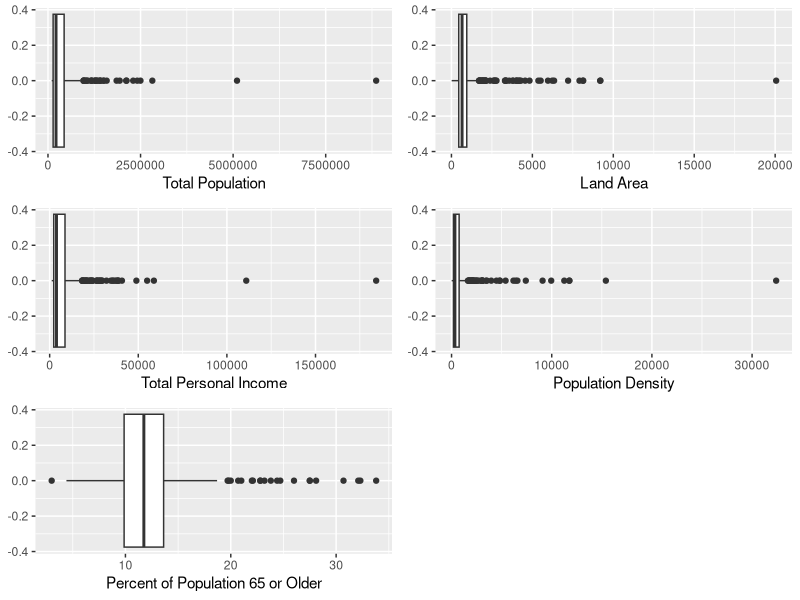
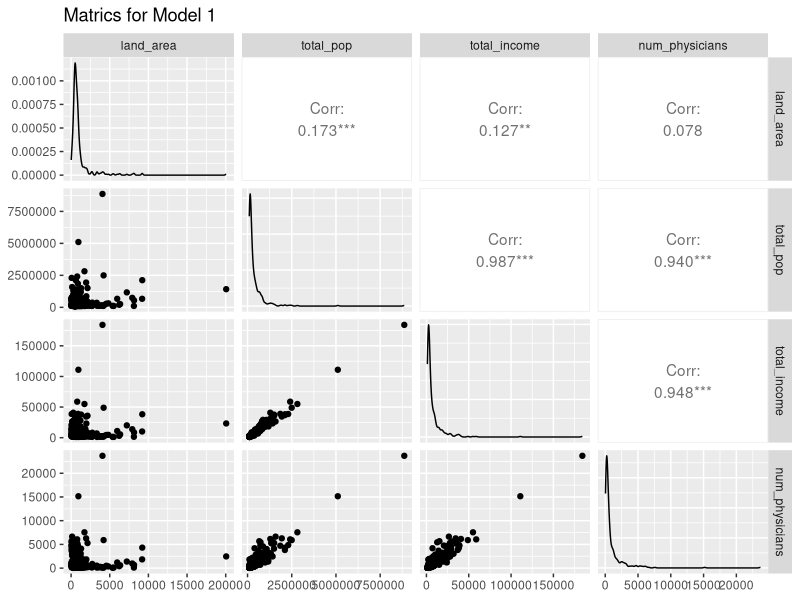
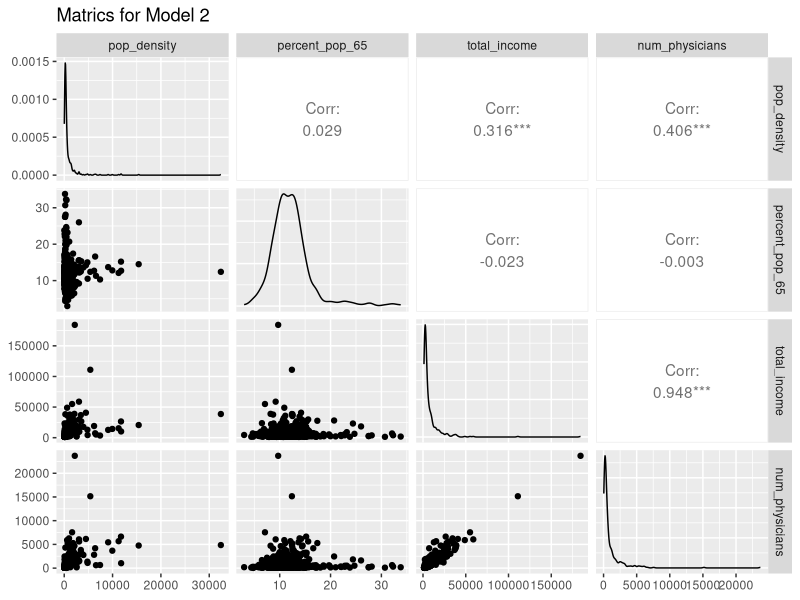
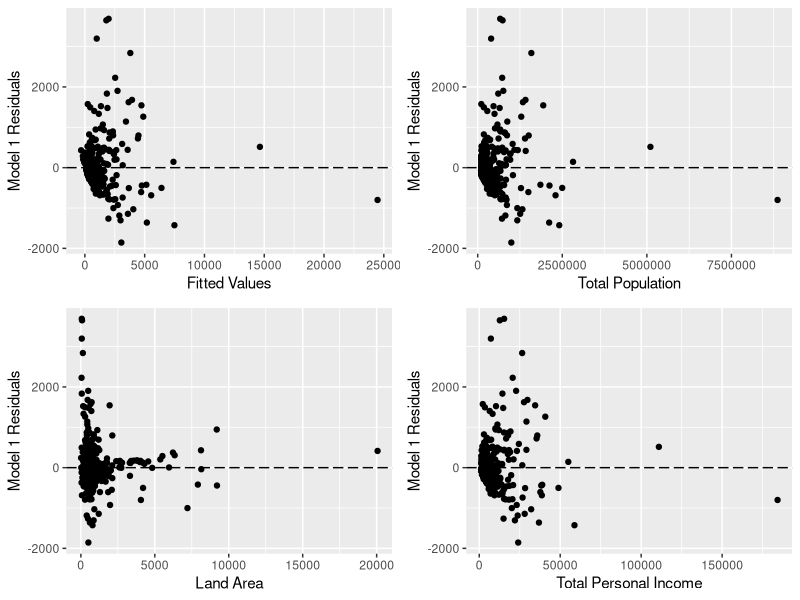
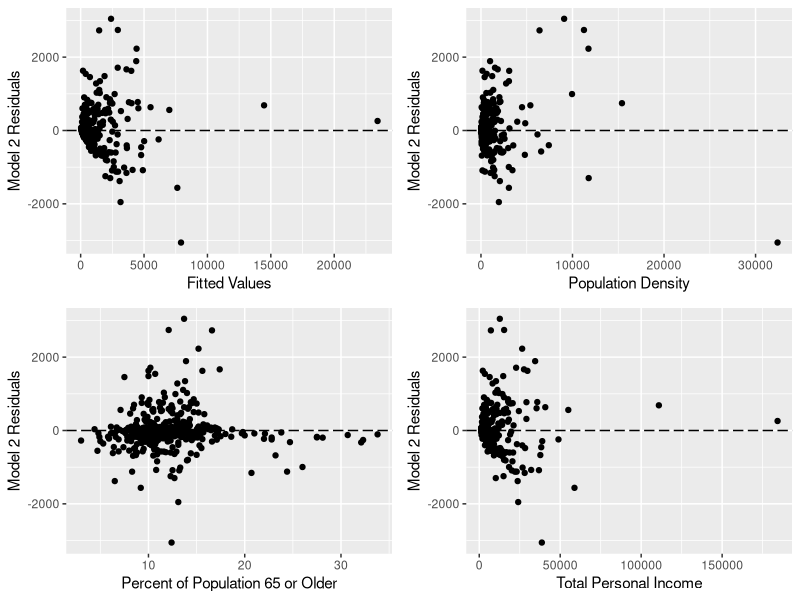
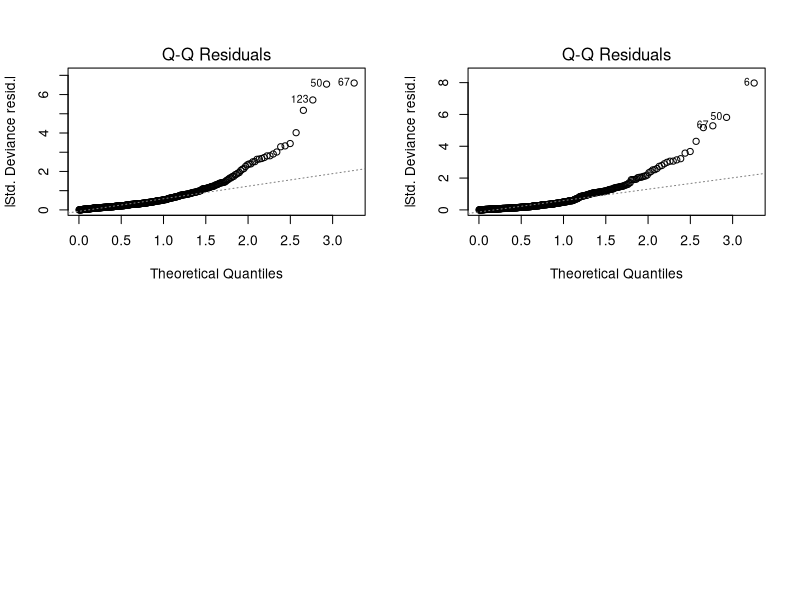

The R source for these figures, in order:
## ---- chunk 1
knitr::opts_chunk$set(echo = TRUE)
## ---- chunk 2
# tinytex::install_tinytex()
## ---- chunk 3
setwd("~/Documents/Hunter College/Spring 2021/Stat 707/HW")
library(ggplot2)
library(dplyr)
library(gridExtra)
library(GGally)
## ---- chunk 4
# Make Z matrix from textbook
data <- matrix(c(7,4,16,3,21,8,33,41,7,49,5,31,42,33,75,28,91,55), nrow = 3, ncol = 6, byrow = TRUE); data
## ---- chunk 5
# Separate X and Y matrices
Y <- matrix(c(42,33,75,28,91,55), nrow = 6, ncol = 1, byrow = TRUE); Y
X <- matrix(c(1,7,33,1,4,41,1,16,7,1,3,49,1,21,5,1,8,31), ncol = 3, byrow = T); X

# Transpose of X matrix
X_t <- t(X); X_t

# Transposed X times X
X_tX <- X_t %*% X; X_tX

# Transposed X times Y
X_tY <- X_t %*% Y; X_tY

# Inverse of X'X
X_tX_inv <- solve((X_tX)); X_tX_inv
## ---- chunk 6
# (X'X)^-1 times X'Y
b <- X_tX_inv %*% X_tY ; b
## ---- chunk 7
# Check using Linear model 

# Transpose matrix
t_data <- t(data)
Z <- as.data.frame(t_data)

lm <- lm(V3 ~ V1 + V2, data = Z); lm
## ---- chunk 8
e <- Y - (X %*% b); e
## ---- chunk 9
H <- X %*% X_tX_inv %*% X_t; H
## ---- chunk 10
# n = 6

# Create J matrix
J <-  matrix(1, 6, 6)

# Transpose of b
b_t <- t(b)

# Transpose of Y
Y_t <- t(Y)

# Multiplication
b_tX_t <- b_t %*% X_t; b_tX_t

Y_tJ <- Y_t %*% J; Y_tJ
z <- (1/6) %*%Y_tJ; z

# Subtraction
a <- b_tX_t - z; a
## ---- chunk 11
# Multiply whole thing by Y
SSR <- a %*% Y; SSR 
## ---- chunk 12
# Check using linear model
anova(lm)
# sum squared V1 + V2 should add up to 3009.926
## ---- chunk 13
# SSE = Y'Y - b'X'Y; (sum of squares of error)
SSE <- (Y_t %*% Y) - (b_t %*% X_t %*% Y); SSE
# SSE should equal the residuals sum sq of the anova test

# MSE = SSE/(n-p); (mean square error)
MSE <- SSE / (6-3); MSE
# MSE should equal the residuals mean sq of the anova test
## ---- chunk 14
# s^2{b}
s_sq_b <- 20.69118 * X_tX_inv; s_sq_b
## ---- chunk 15
# Create vector
X_h <- cbind(c(1, 10, 30)); X_h
X_h_t <- t(X_h); X_h_t
## ---- chunk 16
Yhat_h <- X_h_t %*% b; Yhat_h 
## ---- chunk 17
s_sq_Yhat_h <- X_h_t %*% s_sq_b %*% X_h; s_sq_Yhat_h
## ---- chunk 18
# import county demographic information (CDI)
CDI <- read.csv("CDI_Data.csv", header = F)

names(CDI) <- c("ID", "county", "state", "land_area", "total_pop", "precent_pop_18_34", "percent_pop_65", "num_physicians", "n_hospital_beds", "total_crimes", "percent_hs_grads", "percent_bach", "percent_pov", "percent_unemploy", "per_capita", "total_income", "geographic_region")

# create X1 variable, total population divided by land area
CDI$pop_density <- CDI$total_pop/CDI$land_area
## ---- chunk 19
par(mfrow=c(2,2))

p1 <- ggplot(data = CDI, mapping = aes(x = total_pop)) + geom_boxplot() + labs(x = "Total Population")
p2 <- ggplot(data = CDI, mapping = aes(x = land_area)) + geom_boxplot() + labs(x = "Land Area")
p3 <- ggplot(data = CDI, mapping = aes(x = total_income)) + geom_boxplot() + labs(x = "Total Personal Income")
p4 <- ggplot(data = CDI, mapping = aes(x = pop_density)) + geom_boxplot() + labs(x = "Population Density")
p5 <- ggplot(data = CDI, mapping = aes(x = percent_pop_65)) + geom_boxplot() + labs(x = "Percent of Population 65 or Older")

grid.arrange(p1, p2, p3, p4, p5, ncol = 2)
## ---- chunk 20
# Combined scatter plot matrix, density plot, and correlation matrix

# Matrices for Model 1
ggpairs(CDI, columns = c(4,5,16,8),  title = "Matrics for Model 1")

# Matrices for Model 2
ggpairs(CDI, columns = c(18,7,16,8), title = "Matrics for Model 2")
## ---- chunk 21
# For model 1
m1_mod <- glm(num_physicians ~ total_pop + land_area + total_income, data = CDI); m1_mod

# For model 2
m2_mod <- glm(num_physicians ~ pop_density + percent_pop_65 + total_income, data = CDI); m2_mod
## ---- chunk 22
m1_r_sq <- with(summary(m1_mod), 1 - deviance/null.deviance); m1_r_sq
m2_r_sq <- with(summary(m2_mod), 1 - deviance/null.deviance); m2_r_sq
## ---- chunk 23
CDI$m1_res <- residuals(m1_mod)
CDI$m1_pred <- predict(m1_mod)

par(mfrow=c(2,2))

p1 <- CDI %>% 
  ggplot(aes(x = m1_pred, y = m1_res)) +
  geom_point() +
  geom_hline(yintercept = 0, linetype = "longdash") +
  labs(x = "Fitted Values", y = "Model 1 Residuals")

p2 <- CDI %>% 
  ggplot(aes(x = total_pop, y = m1_res)) +
  geom_point() +
  geom_hline(yintercept = 0, linetype = "longdash") +
  labs(x = "Total Population", y = "Model 1 Residuals")

p3 <- CDI %>% 
  ggplot(aes(x = land_area, y = m1_res)) +
  geom_point() +
  geom_hline(yintercept = 0, linetype = "longdash") +
  labs(x = "Land Area", y = "Model 1 Residuals")

p4 <- CDI %>% 
  ggplot(aes(x = total_income, y = m1_res)) +
  geom_point() +
  geom_hline(yintercept = 0, linetype = "longdash") +
  labs(x = "Total Personal Income", y = "Model 1 Residuals")

grid.arrange(p1, p2, p3, p4, ncol = 2)
## ---- chunk 24
CDI$m2_res <- residuals(m2_mod)
CDI$m2_pred <- predict(m2_mod)

par(mfrow=c(2,2))

p1 <- CDI %>% 
  ggplot(aes(x = m2_pred, y = m2_res)) +
  geom_point() +
  geom_hline(yintercept = 0, linetype = "longdash") +
  labs(x = "Fitted Values", y = "Model 2 Residuals")

p2 <- CDI %>% 
  ggplot(aes(x = pop_density, y = m2_res)) +
  geom_point() +
  geom_hline(yintercept = 0, linetype = "longdash") +
  labs(x = "Population Density", y = "Model 2 Residuals")


p3 <- CDI %>% 
  ggplot(aes(x = percent_pop_65, y = m2_res)) +
  geom_point() +
  geom_hline(yintercept = 0, linetype = "longdash") +
  labs(x = "Percent of Population 65 or Older", y = "Model 2 Residuals")

p4 <- CDI %>% 
  ggplot(aes(x = total_income, y = m2_res)) +
  geom_point() +
  geom_hline(yintercept = 0, linetype = "longdash") +
  labs(x = "Total Personal Income", y = "Model 2 Residuals")

grid.arrange(p1, p2, p3, p4, ncol = 2)
## ---- chunk 25
# QQ-plot
plot(m1_mod,which = 2)

# Shapiro-Wilk test
shapiro.test(CDI$m1_res)

# Kolmogorov-Smirnov test
ks.test(CDI$m1_res,CDI$num_physicians)
## ---- chunk 26
# QQ-plot
plot(m2_mod,which = 2)

# Shapiro-Wilk test
shapiro.test(CDI$m2_res)

# Kolmogorov-Smirnov test
ks.test(CDI$m2_res,CDI$num_physicians)
